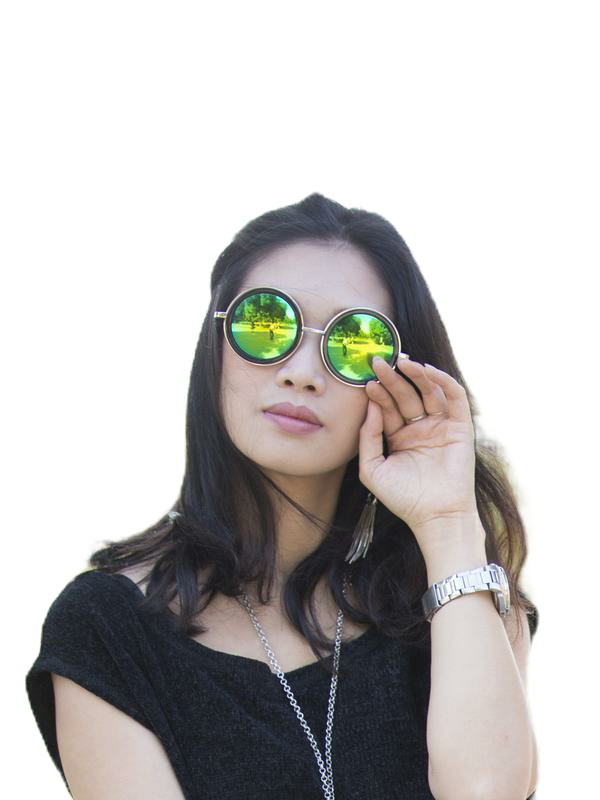
#> input picture notebooks/orginal_images_sample/1803191139/matting_00000001/1803191139-00001002.png, 600 x 800 px
$ jupyter execute --allow-errors sketch_preparing.ipynb
#> lines starting #> are read from the running program, lines starting #| are printed output that depends on the picture
[cell 1]
import numpy as np
import cv2
from skimage import io, color, transform
import matplotlib.pyplot as plt

# from pathlib import Path
import glob

#> (a cell that did not finish here is left out)

[cell 3]
def get_glob(data_set_path):
    return glob.glob(data_set_path + "/*/*/**.png")

photo_paths = get_glob("orginal_images_sample")

[cell 4]
def load_img(path):
    return io.imread(path)
#> returned value is the input picture: shape (800, 600, 4); mean R, G, B, A 51.6, 49.4, 48, 112.9

def preprocess_img(img):
    img = color.rgba2rgb(img)[50:650,:,:]
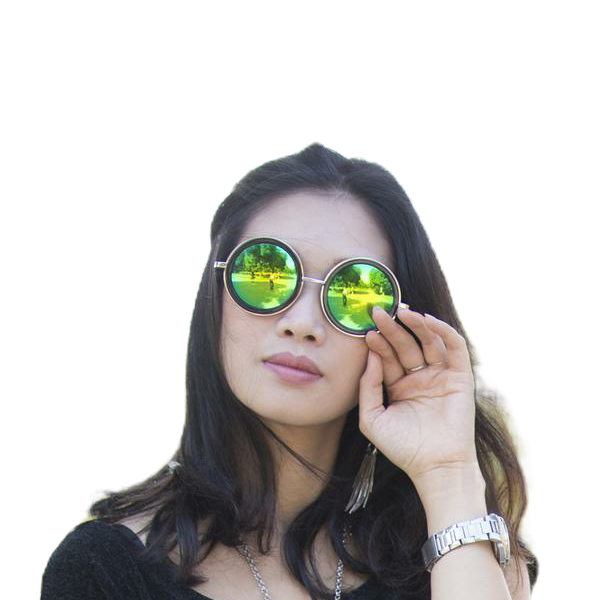
#> img: shape (600, 600, 3) float64; mean of channels 0, 1, 2 0.793, 0.783, 0.775; drawn as R, G, B
    cropped_img = transform.resize(img, (256, 256, 3))
    return cropped_img
